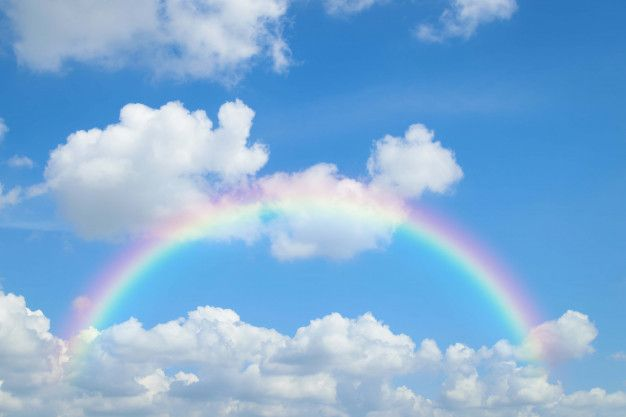
#> input picture XuLyAnh/sky.jpg, 626 x 417 px
$ python nagative_image.py
#> lines starting #> are read from the running program, lines starting #| are printed output that depends on the picture
import numpy as np
from PIL import Image

img = Image.open('sky.jpg')
#> img is the input picture: PIL image 626x417 RGB; mean R, G, B 129, 174.9, 216.2

arr = np.array(img)
negative = 255 - arr
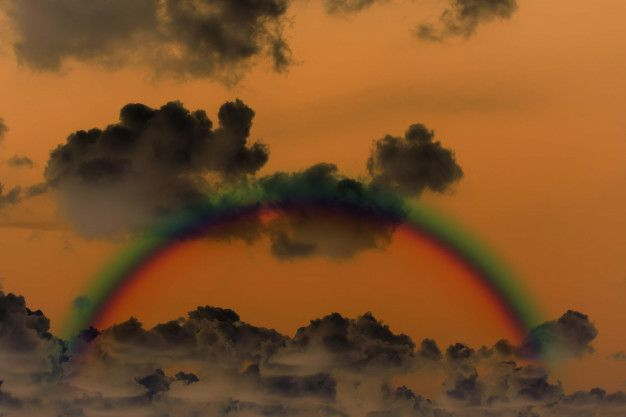
#> negative: shape (417, 626, 3); mean R, G, B 126, 80.1, 38.8
negative_img = Image.fromarray(negative)

negative_img.show()
